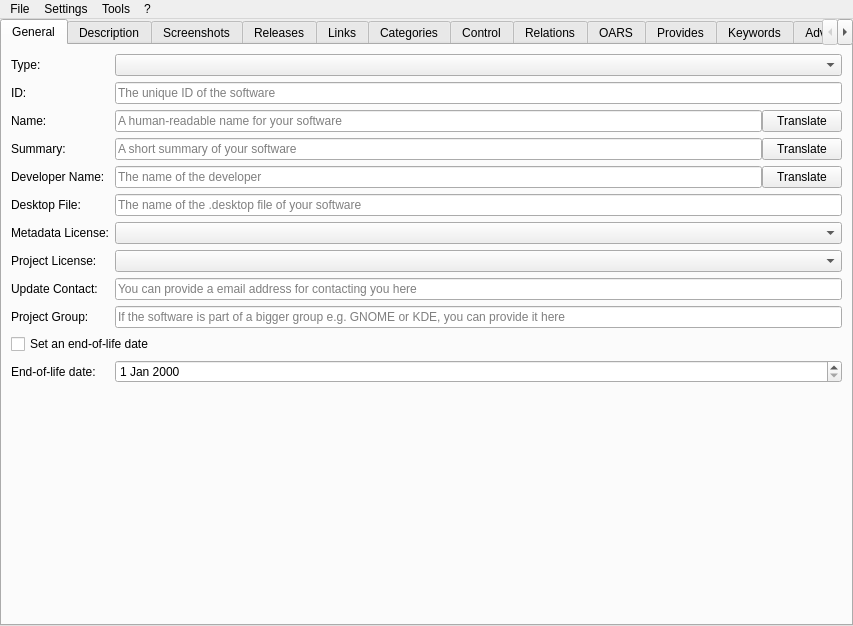
<?xml version="1.0" encoding="UTF-8"?>
<ui version="4.0">
 <class>MainWindow</class>
 <widget class="QMainWindow" name="MainWindow">
  <property name="geometry">
   <rect>
    <x>0</x>
    <y>0</y>
    <width>853</width>
    <height>626</height>
   </rect>
  </property>
  <property name="windowTitle">
   <string notr="true">jdAppStreamEdit</string>
  </property>
  <property name="documentMode">
   <bool>false</bool>
  </property>
  <widget class="QWidget" name="centralwidget">
   <layout class="QHBoxLayout" name="horizontalLayout">
    <property name="leftMargin">
     <number>0</number>
    </property>
    <property name="topMargin">
     <number>0</number>
    </property>
    <property name="rightMargin">
     <number>0</number>
    </property>
    <property name="bottomMargin">
     <number>0</number>
    </property>
    <item>
     <widget class="QTabWidget" name="main_tab_widget">
      <property name="currentIndex">
       <number>0</number>
      </property>
      <widget class="QWidget" name="tab">
       <attribute name="title">
        <string>General</string>
       </attribute>
       <layout class="QFormLayout" name="formLayout">
        <item row="0" column="0">
         <widget class="QLabel" name="label_22">
          <property name="text">
           <string>Type:</string>
          </property>
         </widget>
        </item>
        <item row="0" column="1">
         <widget class="QComboBox" name="component_type_box"/>
        </item>
        <item row="1" column="0">
         <widget class="QLabel" name="label">
          <property name="text">
           <string>ID:</string>
          </property>
         </widget>
        </item>
        <item row="1" column="1">
         <widget class="QLineEdit" name="id_edit">
          <property name="placeholderText">
           <string>The unique ID of the software</string>
          </property>
         </widget>
        </item>
        <item row="2" column="0">
         <widget class="QLabel" name="label_2">
          <property name="text">
           <string>Name:</string>
          </property>
         </widget>
        </item>
        <item row="2" column="1">
         <layout class="QHBoxLayout" name="horizontalLayout_6">
          <property name="spacing">
           <number>0</number>
          </property>
          <item>
           <widget class="QLineEdit" name="name_edit">
            <property name="text">
             <string/>
            </property>
            <property name="placeholderText">
             <string>A human-readable name for your software</string>
            </property>
           </widget>
          </item>
          <item>
           <widget class="QPushButton" name="translate_name_button">
            <property name="text">
             <string>Translate</string>
            </property>
           </widget>
          </item>
         </layout>
        </item>
        <item row="3" column="0">
         <widget class="QLabel" name="label_7">
          <property name="text">
           <string>Summary:</string>
          </property>
         </widget>
        </item>
        <item row="3" column="1">
         <layout class="QHBoxLayout" name="horizontalLayout_7">
          <property name="spacing">
           <number>0</number>
          </property>
          <item>
           <widget class="QLineEdit" name="summary_edit">
            <property name="placeholderText">
             <string>A short summary of your software</string>
            </property>
           </widget>
          </item>
          <item>
           <widget class="QPushButton" name="translate_summary_button">
            <property name="text">
             <string>Translate</string>
            </property>
           </widget>
          </item>
         </layout>
        </item>
        <item row="4" column="0">
         <widget class="QLabel" name="label_8">
          <property name="text">
           <string>Developer Name:</string>
          </property>
         </widget>
        </item>
        <item row="4" column="1">
         <layout class="QHBoxLayout" name="horizontalLayout_9">
          <property name="spacing">
           <number>0</number>
          </property>
          <item>
           <widget class="QLineEdit" name="developer_name_edit">
            <property name="placeholderText">
             <string>The name of the developer</string>
            </property>
           </widget>
          </item>
          <item>
           <widget class="QPushButton" name="translate_developer_name_button">
            <property name="text">
             <string>Translate</string>
            </property>
           </widget>
          </item>
         </layout>
        </item>
        <item row="5" column="0">
         <widget class="QLabel" name="label_19">
          <property name="text">
           <string>Desktop File:</string>
          </property>
         </widget>
        </item>
        <item row="5" column="1">
         <widget class="QLineEdit" name="desktop_file_edit">
          <property name="placeholderText">
           <string>The name of the .desktop file of your software</string>
          </property>
         </widget>
        </item>
        <item row="6" column="0">
         <widget class="QLabel" name="label_3">
          <property name="text">
           <string>Metadata License:</string>
          </property>
         </widget>
        </item>
        <item row="6" column="1">
         <widget class="QComboBox" name="metadata_license_box"/>
        </item>
        <item row="7" column="0">
         <widget class="QLabel" name="label_4">
          <property name="text">
           <string>Project License:</string>
          </property>
         </widget>
        </item>
        <item row="7" column="1">
         <widget class="QComboBox" name="project_license_box">
          <property name="editable">
           <bool>false</bool>
          </property>
         </widget>
        </item>
        <item row="8" column="0">
         <widget class="QLabel" name="label_5">
          <property name="text">
           <string>Update Contact:</string>
          </property>
         </widget>
        </item>
        <item row="8" column="1">
         <widget class="QLineEdit" name="update_contact_edit">
          <property name="placeholderText">
           <string>You can provide a email address for contacting you here</string>
          </property>
         </widget>
        </item>
        <item row="9" column="0">
         <widget class="QLabel" name="label_6">
          <property name="text">
           <string>Project Group:</string>
          </property>
         </widget>
        </item>
        <item row="9" column="1">
         <widget class="QLineEdit" name="project_group_edit">
          <property name="placeholderText">
           <string>If the software is part of a bigger group e.g. GNOME or KDE, you can provide it here</string>
          </property>
         </widget>
        </item>
        <item row="12" column="0">
         <widget class="QLabel" name="end_of_life_label">
          <property name="text">
           <string>End-of-life date:</string>
          </property>
         </widget>
        </item>
        <item row="10" column="0" colspan="2">
         <widget class="QCheckBox" name="end_of_life_check_box">
          <property name="text">
           <string>Set an end-of-life date</string>
          </property>
         </widget>
        </item>
        <item row="12" column="1">
         <widget class="QDateEdit" name="end_of_life_date_edit"/>
        </item>
       </layout>
      </widget>
      <widget class="QWidget" name="description_tab">
       <attribute name="title">
        <string>Description</string>
       </attribute>
       <layout class="QVBoxLayout" name="description_layout">
        <property name="leftMargin">
         <number>0</number>
        </property>
        <property name="topMargin">
         <number>0</number>
        </property>
        <property name="rightMargin">
         <number>0</number>
        </property>
        <property name="bottomMargin">
         <number>0</number>
        </property>
       </layout>
      </widget>
      <widget class="QWidget" name="tab_2">
       <attribute name="title">
        <string>Screenshots</string>
       </attribute>
       <layout class="QVBoxLayout" name="verticalLayout">
        <item>
         <widget class="QTableWidget" name="screenshot_table">
          <property name="selectionBehavior">
           <enum>QAbstractItemView::SelectRows</enum>
          </property>
          <property name="rowCount">
           <number>0</number>
          </property>
          <property name="columnCount">
           <number>4</number>
          </property>
          <column>
           <property name="text">
            <string>URL</string>
           </property>
          </column>
          <column>
           <property name="text">
            <string>Default</string>
           </property>
          </column>
          <column>
           <property name="text">
            <string>Edit</string>
           </property>
          </column>
          <column>
           <property name="text">
            <string>Remove</string>
           </property>
          </column>
         </widget>
        </item>
        <item>
         <layout class="QHBoxLayout" name="horizontalLayout_2">
          <item>
           <widget class="QPushButton" name="screenshot_add_button">
            <property name="text">
             <string>Add</string>
            </property>
           </widget>
          </item>
          <item>
           <widget class="QPushButton" name="check_screenshot_url_button">
            <property name="text">
             <string>Check Image URLs</string>
            </property>
           </widget>
          </item>
         </layout>
        </item>
       </layout>
      </widget>
      <widget class="QWidget" name="releases_tab">
       <attribute name="title">
        <string>Releases</string>
       </attribute>
       <layout class="QVBoxLayout" name="releases_layout">
        <item>
         <widget class="QRadioButton" name="internal_releases_radio_button">
          <property name="text">
           <string>Internal</string>
          </property>
         </widget>
        </item>
        <item>
         <widget class="QLabel" name="releases_widget_placeholder">
          <property name="text">
           <string notr="true">Releases Widget Placeholder</string>
          </property>
          <property name="alignment">
           <set>Qt::AlignCenter</set>
          </property>
         </widget>
        </item>
        <item>
         <widget class="QRadioButton" name="external_releases_radio_button">
          <property name="text">
           <string>External</string>
          </property>
         </widget>
        </item>
        <item>
         <layout class="QHBoxLayout" name="horizontalLayout_3">
          <item>
           <widget class="QLabel" name="external_releases_url_label">
            <property name="text">
             <string>URL:</string>
            </property>
           </widget>
          </item>
          <item>
           <widget class="QLineEdit" name="external_releases_url_edit"/>
          </item>
         </layout>
        </item>
       </layout>
      </widget>
      <widget class="QWidget" name="tab_3">
       <attribute name="title">
        <string>Links</string>
       </attribute>
       <layout class="QVBoxLayout" name="verticalLayout_3">
        <item>
         <layout class="QFormLayout" name="formLayout_2">
          <item row="0" column="0">
           <widget class="QLabel" name="homepage_url_label">
            <property name="text">
             <string>Homepage:</string>
            </property>
           </widget>
          </item>
          <item row="0" column="1">
           <widget class="QLineEdit" name="homepage_url_edit">
            <property name="placeholderText">
             <string>Should be a link to the upstream homepage for the component</string>
            </property>
           </widget>
          </item>
          <item row="1" column="0">
           <widget class="QLabel" name="bugtracker_url_label">
            <property name="text">
             <string>Bugtracker:</string>
            </property>
           </widget>
          </item>
          <item row="1" column="1">
           <widget class="QLineEdit" name="bugtracker_url_edit">
            <property name="placeholderText">
             <string>Should point to the software's bug tracking system, for users to report new bugs</string>
            </property>
           </widget>
          </item>
          <item row="2" column="0">
           <widget class="QLabel" name="faq_url_label">
            <property name="text">
             <string>FAQ:</string>
            </property>
           </widget>
          </item>
          <item row="2" column="1">
           <widget class="QLineEdit" name="faq_url_edit">
            <property name="placeholderText">
             <string>Should link a FAQ page for this software, to answer some of the most-asked questions in detail</string>
            </property>
           </widget>
          </item>
          <item row="3" column="0">
           <widget class="QLabel" name="help_url_label">
            <property name="text">
             <string>Help:</string>
            </property>
           </widget>
          </item>
          <item row="3" column="1">
           <widget class="QLineEdit" name="help_url_edit">
            <property name="placeholderText">
             <string>Should provide a web link to an online user's reference, a software manual or help page</string>
            </property>
           </widget>
          </item>
          <item row="4" column="0">
           <widget class="QLabel" name="donation_url_label">
            <property name="text">
             <string>Donation:</string>
            </property>
           </widget>
          </item>
          <item row="4" column="1">
           <widget class="QLineEdit" name="donation_url_edit">
            <property name="placeholderText">
             <string>URLs of this type should point to a webpage showing information on how to donate to the described software project</string>
            </property>
           </widget>
          </item>
          <item row="5" column="0">
           <widget class="QLabel" name="translate_url_label">
            <property name="text">
             <string>Translate:</string>
            </property>
           </widget>
          </item>
          <item row="5" column="1">
           <widget class="QLineEdit" name="translate_url_edit">
            <property name="placeholderText">
             <string>URLs of this type should point to a webpage where users can submit or modify translations of the upstream project</string>
            </property>
           </widget>
          </item>
          <item row="6" column="0">
           <widget class="QLabel" name="contact_url_label">
            <property name="text">
             <string>Contact:</string>
            </property>
           </widget>
          </item>
          <item row="6" column="1">
           <widget class="QLineEdit" name="contact_url_edit">
            <property name="placeholderText">
             <string>URLs of this type should allow the user to contact the developer</string>
            </property>
           </widget>
          </item>
          <item row="7" column="0">
           <widget class="QLabel" name="vcs_browser_url_label">
            <property name="text">
             <string>Sourcecode:</string>
            </property>
           </widget>
          </item>
          <item row="7" column="1">
           <widget class="QLineEdit" name="vcs_browser_url_edit">
            <property name="placeholderText">
             <string>URLs of this type should point to a webpage on which the user can browse the sourcecode</string>
            </property>
           </widget>
          </item>
          <item row="8" column="0">
           <widget class="QLabel" name="contribute_url_label">
            <property name="text">
             <string>Contribute:</string>
            </property>
           </widget>
          </item>
          <item row="8" column="1">
           <widget class="QLineEdit" name="contribute_url_edit">
            <property name="placeholderText">
             <string>URLs of this type should point to a webpage showing information on how to contribute to the described software project</string>
            </property>
           </widget>
          </item>
         </layout>
        </item>
        <item>
         <widget class="QPushButton" name="check_links_url_button">
          <property name="maximumSize">
           <size>
            <width>16777215</width>
            <height>16777215</height>
           </size>
          </property>
          <property name="text">
           <string>Check URLs</string>
          </property>
         </widget>
        </item>
        <item>
         <spacer name="verticalSpacer">
          <property name="orientation">
           <enum>Qt::Vertical</enum>
          </property>
          <property name="sizeHint" stdset="0">
           <size>
            <width>20</width>
            <height>40</height>
           </size>
          </property>
         </spacer>
        </item>
       </layout>
      </widget>
      <widget class="QWidget" name="tab_5">
       <attribute name="title">
        <string>Categories</string>
       </attribute>
       <layout class="QVBoxLayout" name="verticalLayout_4">
        <item>
         <widget class="QListWidget" name="categorie_list">
          <property name="dragDropMode">
           <enum>QAbstractItemView::InternalMove</enum>
          </property>
         </widget>
        </item>
        <item>
         <layout class="QHBoxLayout" name="horizontalLayout_4">
          <item>
           <widget class="QPushButton" name="categorie_add_button">
            <property name="text">
             <string>Add</string>
            </property>
           </widget>
          </item>
          <item>
           <widget class="QPushButton" name="categorie_remove_button">
            <property name="text">
             <string>Remove</string>
            </property>
           </widget>
          </item>
         </layout>
        </item>
       </layout>
      </widget>
      <widget class="QWidget" name="tab_6">
       <attribute name="title">
        <string>Control</string>
       </attribute>
       <layout class="QVBoxLayout" name="verticalLayout_5">
        <item>
         <widget class="QLabel" name="label_9">
          <property name="text">
           <string>You can select  here, how your Software can be controlled</string>
          </property>
         </widget>
        </item>
        <item>
         <layout class="QHBoxLayout" name="horizontalLayout_5">
          <item>
           <layout class="QFormLayout" name="formLayout_3">
            <item row="0" column="0">
             <widget class="QLabel" name="label_10">
              <property name="text">
               <string>Mouse:</string>
              </property>
             </widget>
            </item>
            <item row="0" column="1">
             <widget class="QComboBox" name="control_box_pointing">
              <property name="maximumSize">
               <size>
                <width>200</width>
                <height>16777215</height>
               </size>
              </property>
             </widget>
            </item>
            <item row="1" column="0">
             <widget class="QLabel" name="label_11">
              <property name="text">
               <string>Keyboard:</string>
              </property>
             </widget>
            </item>
            <item row="1" column="1">
             <widget class="QComboBox" name="control_box_keyboard">
              <property name="maximumSize">
               <size>
                <width>200</width>
                <height>16777215</height>
               </size>
              </property>
             </widget>
            </item>
            <item row="2" column="0">
             <widget class="QLabel" name="label_12">
              <property name="text">
               <string>Command Line:</string>
              </property>
             </widget>
            </item>
            <item row="2" column="1">
             <widget class="QComboBox" name="control_box_console">
              <property name="maximumSize">
               <size>
                <width>200</width>
                <height>16777215</height>
               </size>
              </property>
             </widget>
            </item>
            <item row="3" column="0">
             <widget class="QLabel" name="label_13">
              <property name="text">
               <string>Graphics Tablet:</string>
              </property>
             </widget>
            </item>
            <item row="3" column="1">
             <widget class="QComboBox" name="control_box_tablet">
              <property name="maximumSize">
               <size>
                <width>200</width>
                <height>16777215</height>
               </size>
              </property>
             </widget>
            </item>
            <item row="4" column="0">
             <widget class="QLabel" name="label_14">
              <property name="text">
               <string>Touchscreen:</string>
              </property>
             </widget>
            </item>
            <item row="4" column="1">
             <widget class="QComboBox" name="control_box_touch">
              <property name="maximumSize">
               <size>
                <width>200</width>
                <height>16777215</height>
               </size>
              </property>
             </widget>
            </item>
            <item row="5" column="0">
             <widget class="QLabel" name="label_15">
              <property name="text">
               <string>Gamepad:</string>
              </property>
             </widget>
            </item>
            <item row="5" column="1">
             <widget class="QComboBox" name="control_box_gamepad">
              <property name="maximumSize">
               <size>
                <width>200</width>
                <height>16777215</height>
               </size>
              </property>
             </widget>
            </item>
            <item row="6" column="0">
             <widget class="QLabel" name="label_16">
              <property name="text">
               <string>TV remote:</string>
              </property>
             </widget>
            </item>
            <item row="6" column="1">
             <widget class="QComboBox" name="control_box_tv_remote">
              <property name="maximumSize">
               <size>
                <width>200</width>
                <height>16777215</height>
               </size>
              </property>
             </widget>
            </item>
            <item row="7" column="0">
             <widget class="QLabel" name="label_17">
              <property name="text">
               <string>Voice:</string>
              </property>
             </widget>
            </item>
            <item row="7" column="1">
             <widget class="QComboBox" name="control_box_voice">
              <property name="maximumSize">
               <size>
                <width>200</width>
                <height>16777215</height>
               </size>
              </property>
             </widget>
            </item>
            <item row="8" column="0">
             <widget class="QLabel" name="label_18">
              <property name="text">
               <string>Computer vision:</string>
              </property>
             </widget>
            </item>
            <item row="8" column="1">
             <widget class="QComboBox" name="control_box_vision">
              <property name="sizePolicy">
               <sizepolicy hsizetype="Preferred" vsizetype="Maximum">
                <horstretch>0</horstretch>
                <verstretch>0</verstretch>
               </sizepolicy>
              </property>
              <property name="maximumSize">
               <size>
                <width>200</width>
                <height>16777215</height>
               </size>
              </property>
             </widget>
            </item>
           </layout>
          </item>
         </layout>
        </item>
        <item>
         <spacer name="verticalSpacer_2">
          <property name="orientation">
           <enum>Qt::Vertical</enum>
          </property>
          <property name="sizeHint" stdset="0">
           <size>
            <width>20</width>
            <height>40</height>
           </size>
          </property>
         </spacer>
        </item>
       </layout>
      </widget>
      <widget class="QWidget" name="relations_tab">
       <attribute name="title">
        <string>Relations</string>
       </attribute>
       <layout class="QVBoxLayout" name="relations_layout">
        <property name="leftMargin">
         <number>0</number>
        </property>
        <property name="topMargin">
         <number>0</number>
        </property>
        <property name="rightMargin">
         <number>0</number>
        </property>
        <property name="bottomMargin">
         <number>0</number>
        </property>
       </layout>
      </widget>
      <widget class="QWidget" name="oras_tab">
       <attribute name="title">
        <string>OARS</string>
       </attribute>
       <layout class="QVBoxLayout" name="oras_layout">
        <property name="spacing">
         <number>0</number>
        </property>
        <property name="leftMargin">
         <number>0</number>
        </property>
        <property name="topMargin">
         <number>0</number>
        </property>
        <property name="rightMargin">
         <number>0</number>
        </property>
        <property name="bottomMargin">
         <number>0</number>
        </property>
       </layout>
      </widget>
      <widget class="QWidget" name="tab_7">
       <attribute name="title">
        <string>Provides</string>
       </attribute>
       <layout class="QVBoxLayout" name="verticalLayout_6">
        <item>
         <widget class="QLabel" name="label_20">
          <property name="text">
           <string>This is for advanced users. For more information take a look at the Appstream documentation.</string>
          </property>
          <property name="alignment">
           <set>Qt::AlignCenter</set>
          </property>
         </widget>
        </item>
        <item>
         <widget class="QTableWidget" name="provides_table">
          <property name="selectionBehavior">
           <enum>QAbstractItemView::SelectRows</enum>
          </property>
          <column>
           <property name="text">
            <string>Type</string>
           </property>
          </column>
          <column>
           <property name="text">
            <string>Value</string>
           </property>
          </column>
          <column>
           <property name="text">
            <string>Remove</string>
           </property>
          </column>
         </widget>
        </item>
        <item>
         <widget class="QPushButton" name="provides_add_button">
          <property name="text">
           <string>Add</string>
          </property>
         </widget>
        </item>
       </layout>
      </widget>
      <widget class="QWidget" name="tab_8">
       <attribute name="title">
        <string>Keywords</string>
       </attribute>
       <layout class="QVBoxLayout" name="verticalLayout_7">
        <item>
         <widget class="QLabel" name="label_21">
          <property name="text">
           <string>You can manage the Keywords for the Software here</string>
          </property>
          <property name="alignment">
           <set>Qt::AlignCenter</set>
          </property>
         </widget>
        </item>
        <item>
         <widget class="QListWidget" name="keyword_list">
          <property name="dragDropMode">
           <enum>QAbstractItemView::InternalMove</enum>
          </property>
         </widget>
        </item>
        <item>
         <layout class="QHBoxLayout" name="horizontalLayout_8">
          <item>
           <widget class="QPushButton" name="keyword_add_button">
            <property name="text">
             <string>Add</string>
            </property>
           </widget>
          </item>
          <item>
           <widget class="QPushButton" name="keyword_edit_button">
            <property name="text">
             <string>Edit</string>
            </property>
           </widget>
          </item>
          <item>
           <widget class="QPushButton" name="keyword_remove_button">
            <property name="text">
             <string>Remove</string>
            </property>
           </widget>
          </item>
         </layout>
        </item>
       </layout>
      </widget>
      <widget class="QWidget" name="advanced_tab">
       <attribute name="title">
        <string>Advanced</string>
       </attribute>
       <layout class="QHBoxLayout" name="advanced_layout">
        <property name="spacing">
         <number>0</number>
        </property>
        <property name="leftMargin">
         <number>0</number>
        </property>
        <property name="topMargin">
         <number>0</number>
        </property>
        <property name="rightMargin">
         <number>0</number>
        </property>
        <property name="bottomMargin">
         <number>0</number>
        </property>
       </layout>
      </widget>
     </widget>
    </item>
   </layout>
  </widget>
  <widget class="QMenuBar" name="menubar">
   <property name="geometry">
    <rect>
     <x>0</x>
     <y>0</y>
     <width>853</width>
     <height>21</height>
    </rect>
   </property>
   <widget class="QMenu" name="menuFile">
    <property name="title">
     <string>File</string>
    </property>
    <widget class="QMenu" name="recent_files_menu">
     <property name="title">
      <string>Open recent</string>
     </property>
     <addaction name="actionPlaceholder"/>
    </widget>
    <widget class="QMenu" name="new_template_file_menu">
     <property name="title">
      <string>New (from Template)</string>
     </property>
     <addaction name="actionPlaceholder_2"/>
    </widget>
    <addaction name="new_action"/>
    <addaction name="new_desktop_file_action"/>
    <addaction name="new_template_file_menu"/>
    <addaction name="separator"/>
    <addaction name="open_action"/>
    <addaction name="recent_files_menu"/>
    <addaction name="open_url_action"/>
    <addaction name="separator"/>
    <addaction name="save_action"/>
    <addaction name="save_as_action"/>
    <addaction name="separator"/>
    <addaction name="exit_action"/>
   </widget>
   <widget class="QMenu" name="menu">
    <property name="title">
     <string>?</string>
    </property>
    <addaction name="welcome_dialog_action"/>
    <addaction name="documentation_action"/>
    <addaction name="separator"/>
    <addaction name="view_source_action"/>
    <addaction name="report_bug_action"/>
    <addaction name="translate_action"/>
    <addaction name="donate_action"/>
    <addaction name="separator"/>
    <addaction name="about_action"/>
    <addaction name="about_qt_action"/>
   </widget>
   <widget class="QMenu" name="menuSettings">
    <property name="title">
     <string>Settings</string>
    </property>
    <addaction name="settings_action"/>
    <addaction name="manage_templates_action"/>
    <addaction name="plugins_action"/>
   </widget>
   <widget class="QMenu" name="menuTools">
    <property name="title">
     <string>Tools</string>
    </property>
    <addaction name="validate_action"/>
    <addaction name="view_xml_action"/>
    <addaction name="preview_gnome_software"/>
    <addaction name="view_catalog_action"/>
    <addaction name="compose_directory_action"/>
    <addaction name="sysinfo_action"/>
   </widget>
   <addaction name="menuFile"/>
   <addaction name="menuSettings"/>
   <addaction name="menuTools"/>
   <addaction name="menu"/>
  </widget>
  <action name="open_action">
   <property name="text">
    <string>Open</string>
   </property>
   <property name="shortcut">
    <string notr="true">Ctrl+O</string>
   </property>
  </action>
  <action name="save_action">
   <property name="text">
    <string>Save</string>
   </property>
   <property name="shortcut">
    <string notr="true">Ctrl+S</string>
   </property>
  </action>
  <action name="save_as_action">
   <property name="text">
    <string>Save As...</string>
   </property>
  </action>
  <action name="about_action">
   <property name="text">
    <string>About</string>
   </property>
  </action>
  <action name="about_qt_action">
   <property name="text">
    <string>About Qt</string>
   </property>
  </action>
  <action name="exit_action">
   <property name="text">
    <string>Exit</string>
   </property>
   <property name="shortcut">
    <string notr="true">Ctrl+Q</string>
   </property>
  </action>
  <action name="new_action">
   <property name="text">
    <string>New</string>
   </property>
   <property name="shortcut">
    <string notr="true">Ctrl+N</string>
   </property>
  </action>
  <action name="settings_action">
   <property name="text">
    <string>Settings</string>
   </property>
  </action>
  <action name="validate_action">
   <property name="text">
    <string>Validate</string>
   </property>
  </action>
  <action name="actionPlaceholder">
   <property name="text">
    <string notr="true">Placeholder</string>
   </property>
  </action>
  <action name="documentation_action">
   <property name="text">
    <string>AppStream documentation</string>
   </property>
  </action>
  <action name="view_xml_action">
   <property name="text">
    <string>View XML</string>
   </property>
  </action>
  <action name="preview_gnome_software">
   <property name="text">
    <string>Preview in Gnome Software</string>
   </property>
  </action>
  <action name="welcome_dialog_action">
   <property name="text">
    <string>Show welcome dialog</string>
   </property>
  </action>
  <action name="open_url_action">
   <property name="text">
    <string>Open from URL</string>
   </property>
  </action>
  <action name="new_desktop_file_action">
   <property name="text">
    <string>New (from .desktop file)</string>
   </property>
  </action>
  <action name="manage_templates_action">
   <property name="text">
    <string>Manage templates</string>
   </property>
  </action>
  <action name="actionPlaceholder_2">
   <property name="text">
    <string notr="true">Placeholder</string>
   </property>
  </action>
  <action name="view_source_action">
   <property name="text">
    <string>View Source</string>
   </property>
  </action>
  <action name="report_bug_action">
   <property name="text">
    <string>Report Bug</string>
   </property>
  </action>
  <action name="translate_action">
   <property name="text">
    <string>Translate</string>
   </property>
  </action>
  <action name="donate_action">
   <property name="text">
    <string>Donate</string>
   </property>
  </action>
  <action name="plugins_action">
   <property name="text">
    <string>Plugins</string>
   </property>
  </action>
  <action name="compose_directory_action">
   <property name="text">
    <string>Compose existing Directory</string>
   </property>
  </action>
  <action name="view_catalog_action">
   <property name="text">
    <string>View Catalog</string>
   </property>
  </action>
  <action name="sysinfo_action">
   <property name="text">
    <string>Sysinfo</string>
   </property>
  </action>
 </widget>
 <resources/>
 <connections/>
</ui>
